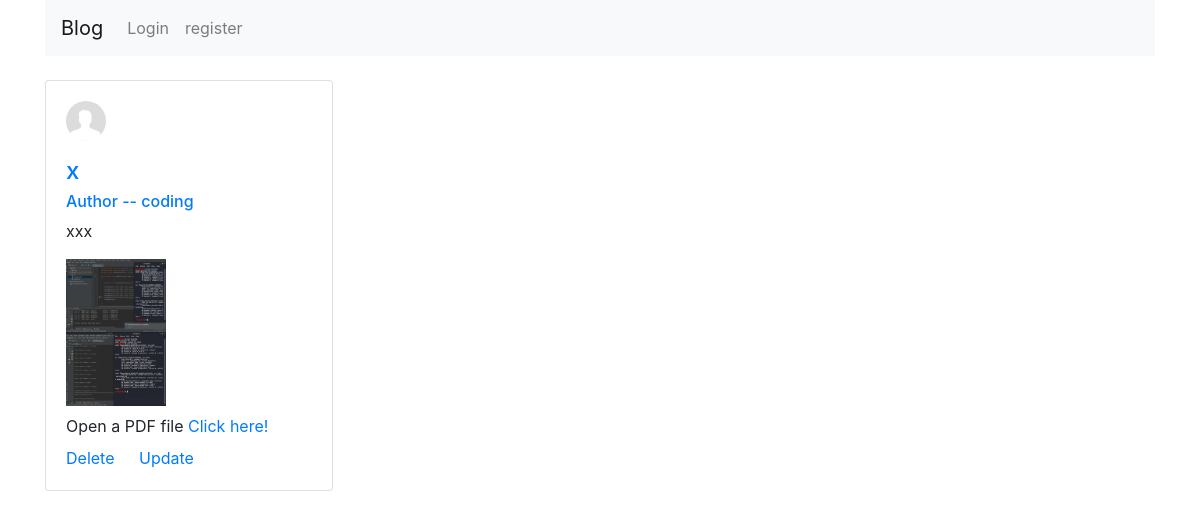
Screenshot of /post/9/ with the database file from the repository.
### blog/models.py (models this page shows, shortened)
class blog(models.Model):
    title = models.CharField(max_length=30)
    author = models.ForeignKey(User,on_delete=models.CASCADE,blank=True, null=True)
    date_posted = models.DateTimeField(auto_now_add=True)
    content = models.TextField()
    image1 = models.ImageField(upload_to='static/images/blog_img',null=True)
    image2 = models.ImageField(upload_to='static/images/blog_img',null=True)
    company_name = models.CharField(max_length=30,null=True)
    salary_range = [('4','4lakh'),('6','6lakh'),('8','8lakh'),('10','10lakh'),('12','12lakh'),('14','14lakh'),('16','16lakh'),('20','20lakh'),('30','30lakh'),('35','35lakh'),('40','40lakh')]
    salary = models.CharField(max_length=3,choices=salary_range,null=True)
    pdf = models.FileField(upload_to='static/files',null=True)
    class Meta:
        ordering = ['-date_posted']
    objects = models.Manager()

### user/models.py (models this page shows, shortened)
class Profile(models.Model):
    user = models.OneToOneField(User,on_delete=models.CASCADE)
    profile_pic = models.ImageField(upload_to='profile_pics',null=True)
    bio = models.TextField(blank=True,null=True)
    sem_list = [('1','first'),('2','second'),('3','third'),('4','fourth'),('5','fifth'),('6','sixth'),('7','seventh'),('8','eigth')]
    sem = models.CharField(max_length=1,choices=sem_list,default='first')

### blog/views.py (the view)
# urls.py: path('post/<int:pk>/',views.BlogDetailView.as_view(),name="post-detail"),
class BlogDetailView(generic.DetailView):
    model = blog
    context_object_name = 'blog'
    template_name = 'blog/blog_detail.html'

### blog/templates/blog/blog_detail.html (shortened to what this page needs)
{% extends 'blog/base.html' %}
{% block content  %}
    <article class="media content-section">
    <div class="card" style="width: 18rem;">
        <div class="card-body">
            <img class="rounded-circle mb-3" width=40px src="{{ blog.author.profile.profile_pic.url }}">
            <h4 class="card-title"><a class="article-title" href="{% url 'post-detail' blog.id %}" >{{blog.title}} </a></h4>
            <h6 class="card-subtitle mb-2 text-muted"> <a href="{% url 'user-home' blog.author.id %}" >Author -- {{blog.author}} </a> </h6>
            <p class="card-text"> {{blog.content}}</p>
            {% if blog.image1 %}
            <img width="100px" src="{{ blog.image1.url }}" alt="image1">
            {% endif %}
            <br>
            {% if blog.image2 %}
            <img width="100px" src="{{ blog.image2.url }}" alt="image2" >
            {% endif %}
            {% if blog.pdf %}
            <p class="my-2">Open a PDF file <a href="{{ blog.pdf.url }}">Click here!</a></p>
            {% endif %}
            <a href="{% url 'post-delete' blog.id %}" class="card-link">Delete</a>
            <a href="{% url 'post-update' blog.id %}" class="card-link">Update</a>
        </div>
    </div>
    </article>
{% endblock content %}

### rows the page displays
blog: author.profile.profile_pic (placeholder picture), title "x", author "coding", content "xxx", image1 (picture), image2 (picture)
